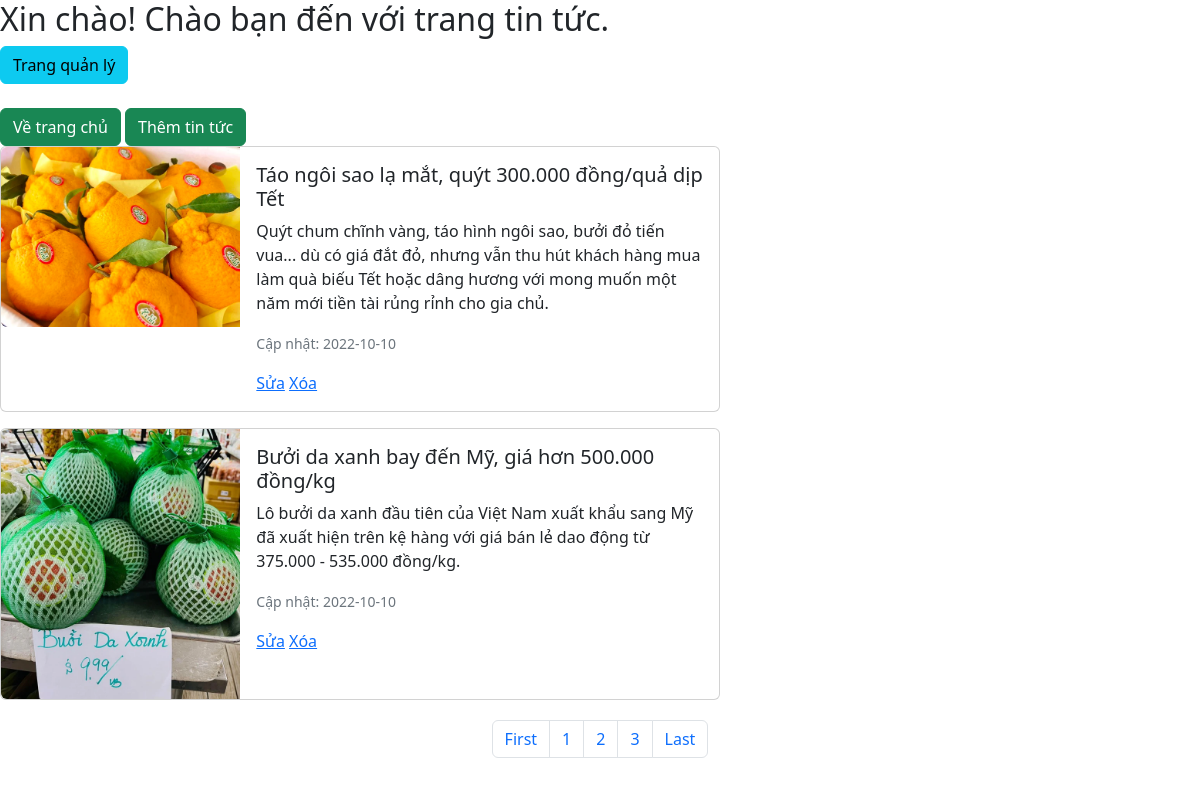
The page /view/tintuc.php on the database its author committed.
### tables this page shows
CREATE TABLE `tintuc` (
  `id` int(11) NOT NULL,
  `title` varchar(200) NOT NULL,
  `short` text NOT NULL,
  `content` text NOT NULL,
  `img` varchar(200) NOT NULL,
  `dateCreate` date NOT NULL
);

### help/helper.php (called while the page is built, shortened)
<?php
class Helper {
    public static function Paginate($sql_name, $limit_a_page,$page){
        $db = new Database;
        $conn = $db->conn();
        $page_first_result = ($page-1)*$limit_a_page;
        $sql = "SELECT * FROM $sql_name";
        $result = $conn->query($sql);
        $number_of_result = mysqli_num_rows($result);
        $number_of_page = ceil($number_of_result/$limit_a_page);
        $sql = "SELECT * FROM $sql_name LIMIT $page_first_result,$limit_a_page";
        return [
            'sql' => $sql,
            'number_page' => $number_of_page
        ];
    }
};
?>

### view/tintuc.php (the view, shortened to what this page needs)
<!DOCTYPE html>
<head>
    <link href="https://cdn.jsdelivr.net/npm/bootstrap@5.2.3/dist/css/bootstrap.min.css" rel="stylesheet">
</head>
<body>
    <h2>Xin chào! Chào bạn đến với trang tin tức.</h2>
    <a href="http://localhost/web/quanly.php" class="btn btn-info">Trang quản lý</a> <br><br>
    <a class="btn btn-success" href="http://localhost/web">Về trang chủ</a>
    <a class="btn btn-success" href="http://localhost/web/view/them_tintuc.php">Thêm tin tức</a>
    <?php
    require_once "../help/helper.php";
    require_once "../model/connect.php";
    if(!isset($_GET['page'])){
        $page=1;
    }else{
        $page=$_GET['page'];
    }
    $sql = Helper::Paginate('tintuc',2,$page)['sql'];
    $number_page = Helper::Paginate('tintuc',2,$page)['number_page'];
    $result = $conn->query($sql);
    while($row = $result->fetch_assoc()){
    ?>
    <div class="card mb-3" style="max-width: 720px;">
        <div class="row g-0">
            <div class="col-md-4">
            <img src="<?php echo $row['img']; ?>" class="img-fluid rounded-start" alt="...">
            </div>
            <div class="col-md-8">
            <div class="card-body">
                <h5 class="card-title"><?php echo $row["title"]; ?></h5>
                <p class="card-text"><?php echo $row["short"]; ?></p>
                <p class="card-text"><small class="text-muted"><?php echo "Cập nhật: ".$row["dateCreate"]; ?></small></p>
                <a href="http://localhost/web/view/sua_tintuc.php?id=<?= $row['id'] ?>">Sửa</a>
                <a href="http://localhost/web/controller/xoa_tintuc.php?id=<?= $row['id'] ?>" class="card-link">Xóa</a>
            </div>
            </div>
        </div>
    </div>
    <?php
    }
    ?>
    <ul class="pagination justify-content-center" style="margin:20px 0">
    <li class="page-item"><a class="page-link" href="http://localhost/web/view/tintuc.php?page=1">First</a></li>
    <?php
    for($page = 1; $page<= $number_page; $page++){
    ?>
    <li class="page-item"><a class="page-link" href="http://localhost/web/view/tintuc.php?page=<?=$page?>"> <?=$page?> </a></li>
    <?php
    }
    ?>
    <li class="page-item"><a class="page-link" href="http://localhost/web/view/tintuc.php?page=<?=$number_page?>">Last</a></li>
    </ul>
</body>

### rows shown on the page
tintuc: img (picture), title "Táo ngôi sao lạ mắt, quýt 300.000 đồng/quả dịp Tết", short "Quýt chum chĩnh vàng, táo hình ngôi sao, bưởi đỏ tiến vua... dù có giá đắt đỏ, nhưng vẫn thu hút khách hàng mua làm quà biếu Tết hoặc dâng hương với mong muốn một năm mới tiền tài rủng rỉnh cho gia chủ.", dateCreate "2022-10-10"
tintuc: img (picture), title "Bưởi da xanh bay đến Mỹ, giá hơn 500.000 đồng/kg", short "Lô bưởi da xanh đầu tiên của Việt Nam xuất khẩu sang Mỹ đã xuất hiện trên kệ hàng với giá bán lẻ dao động từ 375.000 - 535.000 đồng/kg.", dateCreate "2022-10-10"
